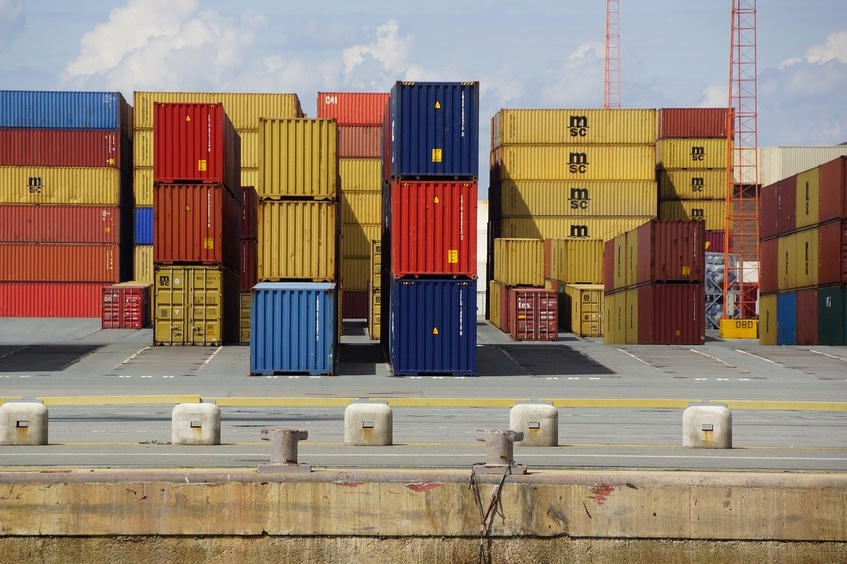
#> input picture Exercises/06_Perception/02_color-and-color-spaces/images/container.jpg, 847 x 564 px, shrunk from 1280 x 853 before the run
$ jupyter execute --allow-errors color-and-color-spaces-solution.ipynb   (shell and % lines are left out)
#> lines starting #> are read from the running program, lines starting #| are printed output that depends on the picture; after the words box and inside, x2 and y2 are one past the last pixel; in counts of white or black regions, pixels touching at a corner belong together
# Grayscale vs. Color Images

As discussed in the previous Notebook, Grayscale images are two-dimensional matrices (`rows x columns`). We can read and write pixel values by specifiying the matrix index.

Color images in contrast are three-dimensional matrices. The third dimension is also referred to as channel(s). Therefor a color image is specified by `row(s) x column(s) x channel(s)`.

Most color images are represented by 3 channels, namely Red, Green and Blue (RGB).
Each single channel can be thought of as a grayscale image denoting the intensity of the corresponding color channel. ("How green/red/blue is object A?")

Let us open an RGB image and visualise the single channels:

## Visualising RGB images

[cell 1]
from __future__ import print_function
import numpy as np
import matplotlib.pyplot as plt
import cv2

# Utility functions - only used for GUI features
from ipywidgets import interact, interactive, fixed, interact_manual
import ipywidgets as widgets

[cell 2]
# Read in the image
image = cv2.imread('images/container.jpg')
#> image is the input picture: shape (564, 847, 3); mean B, G, R 110.8, 127.6, 146.5

plt.imshow(image)

Hmmm... something looks odd here?

By default OpenCV loads color images in BGR channel sequence, meaning the blue channel comes first, green channel second and red channel third.
In contrast `plt.imshow()` expects color images in RGB channel sequence. Therefor, before visualising an image, we need to swap the blue and red channel. This can be done using `cv2.cvtColor()` and specifying the conversion.

Therefor the "R"ed and "B"lue channel

[cell 3]
# Convert the image
rgb = cv2.cvtColor(image, cv2.COLOR_BGR2RGB)

plt.imshow(rgb)

After loading the image, we will now extract each channel from the rgb image and visualise them as intensity images. Each pixel corresponds to the intensity of the corresponding color channel.

[cell 4]
# RGB channels
r = rgb[:,:,0]
g = rgb[:,:,1]
b = rgb[:,:,2]

f, (ax1, ax2, ax3) = plt.subplots(1, 3, figsize=(20,10))

ax1.set_title('Red')
ax1.imshow(r, cmap='gray')

ax2.set_title('Green')
ax2.imshow(g, cmap='gray')

ax3.set_title('Blue')
ax3.imshow(b, cmap='gray')

Lets display this using colors now by replacing two of the three channels values with zeros:

Each pixel value corresponds to the intensity of the color channel. White corresponds to high and black to low intensity of the corresponding color.

This allows us to consider RGB color images as a composition of three grayscale matrices. Let's try to extend our grayscale functions to also work on RGB images.

If we want to visualise a color channel in its true color, we can do so by removing the other color spaces. An example can be found below:

[cell 5]
# Channels
RED = 0
GREEN = 1
BLUE = 2

# Red image: RGB image with intensity value of 0 in green and blue channel
r = rgb.copy()
r[:,:,GREEN] = 0
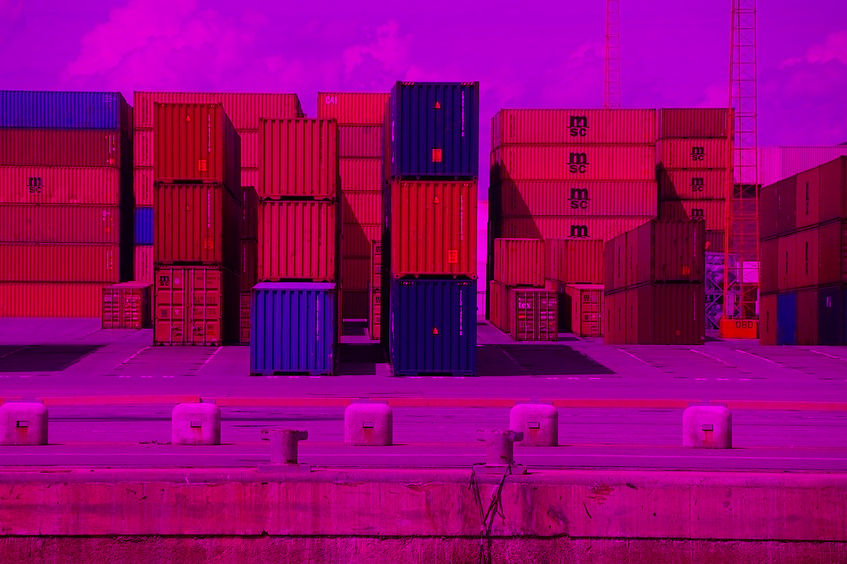
#> r: shape (564, 847, 3); mean R, G, B 146.5, 0, 110.8
r[:,:,BLUE] = 0
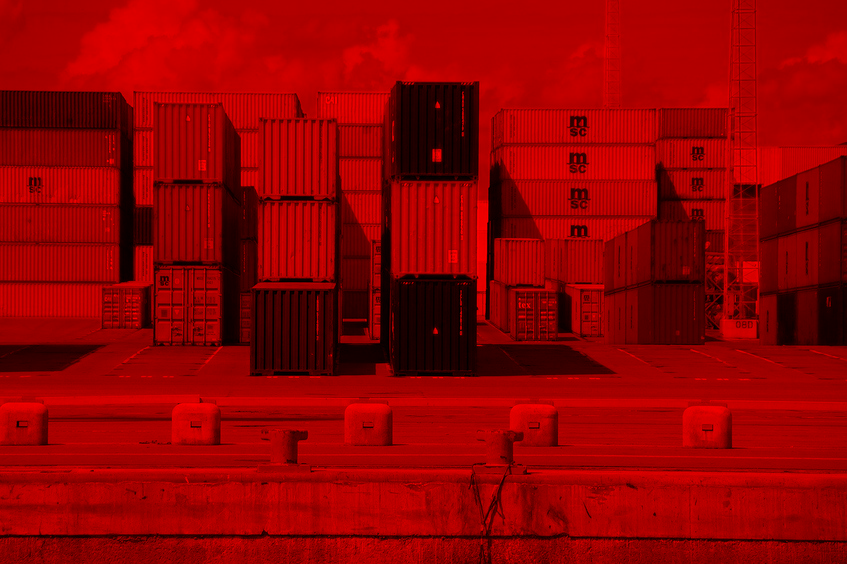
#> r: shape (564, 847, 3); mean R, G, B 146.5, 0, 0

# Red image: RGB image with intensity value of 0 in red and blue channel
g = rgb.copy()
g[:,:,RED] = 0
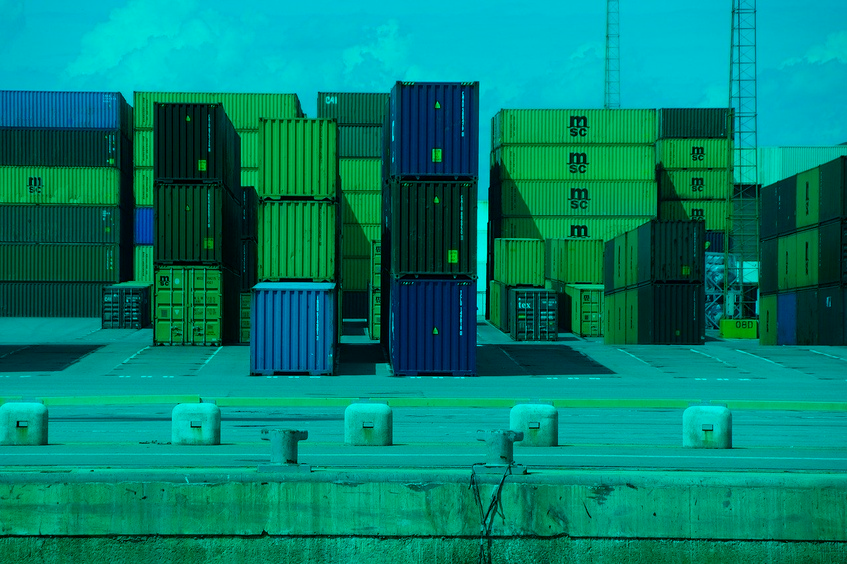
#> g: shape (564, 847, 3); mean R, G, B 0, 127.6, 110.8
g[:,:,BLUE] = 0
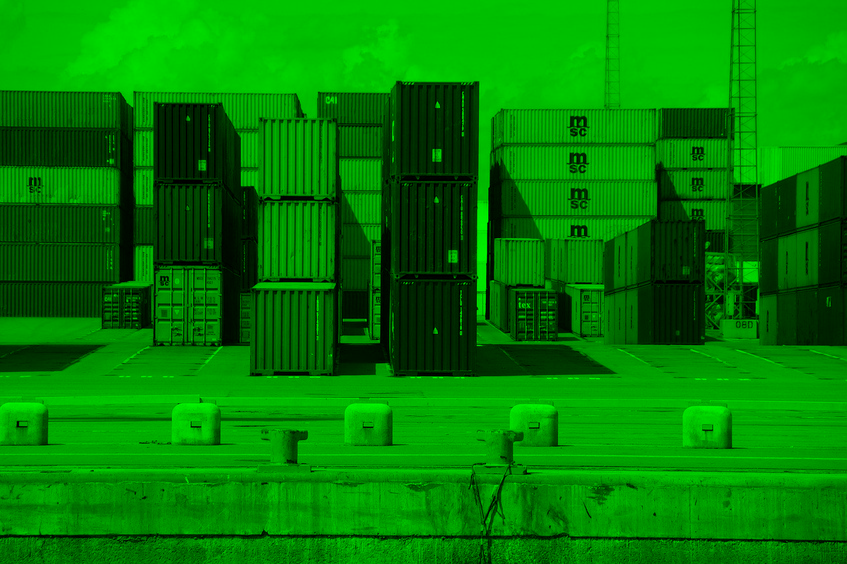
#> g: shape (564, 847, 3); mean R, G, B 0, 127.6, 0

# Red image: RGB image with intensity value of 0 in green and red channel
b = rgb.copy()
b[:,:,GREEN] = 0
b[:,:,RED] = 0
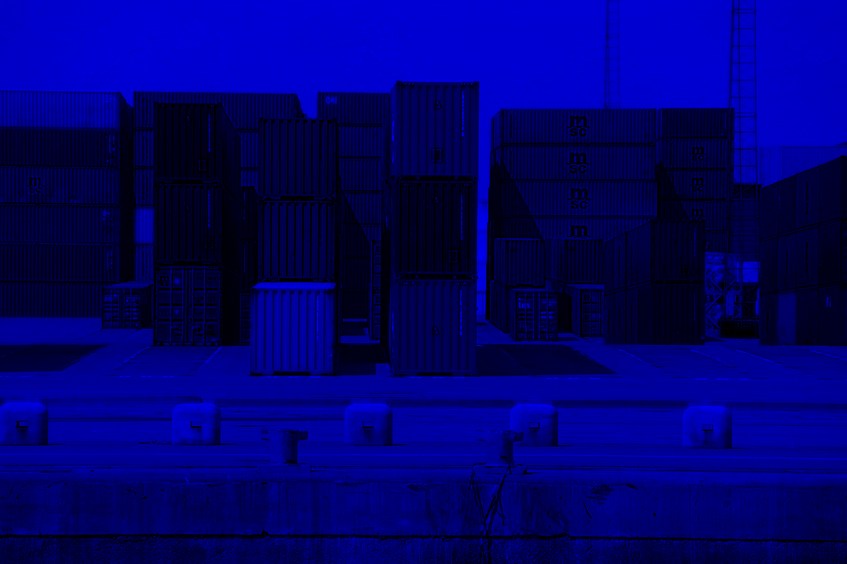
#> b: shape (564, 847, 3); mean R, G, B 0, 0, 110.8

f, (ax1, ax2, ax3) = plt.subplots(1, 3, figsize=(20,10))

ax1.set_title('Red')
ax1.imshow(r)

ax2.set_title('Green')
ax2.imshow(g)

ax3.set_title('Blue')
ax3.imshow(b)

# Exercise 3: Adjustment color
Similar to changing the intensity of a pixels value, we can now change the intensity of the red, green and blue channel in our images using the same setup. Finish the code snippet below to change the intensity of the color channels.

Note the input to the function:
- `channel`: Specifies the target channel (red, green or blue) to be adjusted, either 0, 1 or 2.
- `x`: Specifies the multiplicative value to be applied. Range: 0.8 - 1.2


[cell 6]
def adjust_color(x, channel):
    """
    Adjust the color of our image by adjusting the intensity values of the selected channel.

    x: Specifies the multiplicative value to be applied to selected channel.
    channel: Specifies the channel to be selected.
    """
    adjusted_im = rgb.copy()

    #TODO: Adjust the channel 'channel' by multiplying it with 'x'

    plt.imshow(adjusted_im, vmin=0, vmax=255)

# This function helps to interactively visualise our image.
interact(adjust_color, x=(0.8, 1.2, 0.05), channel=(0,2,1));
#> the sliders are set to x = 1.0, channel = 1

## Lösung

[cell 7]
def adjust_color(x, channel):
    """
    Adjust the color of our image by adjusting the intensity values of the selected channel.

    x: Specifies the multiplicative value to be applied to selected channel.
    channel: Specifies the channel to be selected.
    """
    adjusted_im = rgb.copy()

    #TODO: Adjust the channel 'channel' by multiplying it with 'x'
    adjusted_im[:, :, channel] = adjusted_im[:, :, channel] * x

    plt.imshow(adjusted_im, vmin=0, vmax=255)

# This function helps to interactively visualise our image.
interact(adjust_color, x=(0.8, 1.2, 0.05), channel=(0,2,1));
#> the sliders are set to x = 1.0, channel = 1
#> the sliders are set to r_min = 127, r_max = 127, g_min = 127, g_max = 127, b_min = 127, b_max = 127

# Excercise 4: Color Segmentation

Similar to our grayscale segmentation problem, we can now segment out single colors.
Try to adjust the code below to segment out the light blue, off-centered container. What are the threshold levels fpr each channel?

Note the input to the function:
- `r_min`: Specifies the lower level threshold for the red channel.
- `r_max`: Specifies the upper level threshold for the red channel.
- `g_min`: Specifies the lower level threshold for the green channel.
- `g_max`: Specifies the upper level threshold for the green channel.
- `b_min`: Specifies the lower level threshold for the blue channel.
- `b_max`: Specifies the upper level threshold for the blue channel.

[cell 8]
def rgb_color_masking(r_min=180, r_max=255, g_min=0, g_max=255, b_min=100, b_max=230):
    # Define our color selection criteria in RGB values
#> called with r_min = 127, r_max = 127, g_min = 127, g_max = 127, b_min = 127, b_max = 127
#> the sliders are set to r_min = 127, r_max = 127, g_min = 127, g_max = 127, b_min = 127, b_max = 127
    lower_color = np.array([r_min, g_min, b_min])
    upper_color = np.array([r_max, g_max, b_max])

    # TODO: Define the masked area in RGB space

    # TODO: Mask the image

    # Vizualize the mask
    f, (ax1, ax2, ax3) = plt.subplots(1, 3, figsize=(20,10))

    ax1.set_title('Original')
    ax1.imshow(rgb)

    ax2.set_title('Mask')
    ax2.imshow(mask_rgb, cmap='gray')

    ax3.set_title('Masked Image')
    ax3.imshow(masked_image)

#> (the rest of this cell did not finish here and is left out)

## Lösung

[cell 9]
# Lösung
def rgb_color_masking(r_min=180, r_max=255, g_min=0, g_max=255, b_min=100, b_max=230):
    # Define our color selection criteria in RGB values
#> called with r_min = 127, r_max = 127, g_min = 127, g_max = 127, b_min = 127, b_max = 127
    lower_color = np.array([r_min, g_min, b_min])
    upper_color = np.array([r_max, g_max, b_max])

    # Define the masked area in RGB space
    mask_rgb = cv2.inRange(image, lower_color, upper_color)
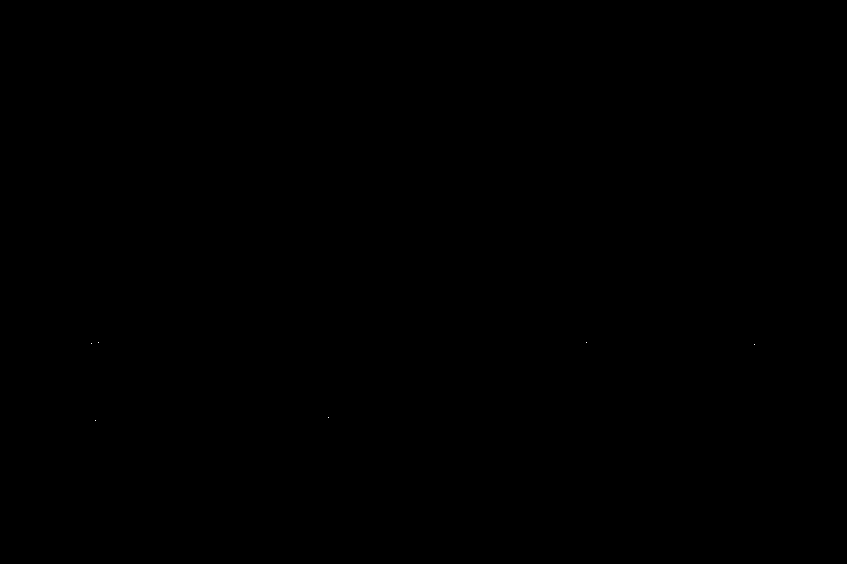
#> mask_rgb: shape (564, 847); 0% white in thin lines or dots, all inside (x1, y1, x2, y2) = (91, 342, 755, 421)

    # mask the image
    masked_image = np.copy(image)
    masked_image[mask_rgb==0] = [0,0,0]

    # Vizualize the mask
    f, (ax1, ax2, ax3) = plt.subplots(1, 3, figsize=(20,10))

    ax1.set_title('Original')
    ax1.imshow(rgb)

    ax2.set_title('Mask')
    ax2.imshow(mask_rgb, cmap='gray')

    ax3.set_title('Masked Image')
    ax3.imshow(masked_image)

interact(rgb_color_masking,
         r_min=(0, 255), r_max=(0, 255),
         g_min=(0, 255), g_max=(0, 255),
         b_min=(0, 255), b_max=(0, 255));

Values to segment out the light blue, off-centered container:
- `r_min`:   69
- `r_max`:   167
- `g_min`:   70
- `g_max`:   127
- `b_min`:   0
- `b_max`:   80

# Color Spaces

As discussed in the theory part of this module, there are different methods of representing color.

In the following chapter we will have a look at another 3-channel colorspace called HSV. Similar to the RGB color space, it consists of three channels, corresponding to Hue, Saturation and Value.

Below, you can switch in between the spaces. What has changed? Discuss the results.

[cell 10]
def interactive_colorspaces(x):
    image = cv2.imread('images/container.jpg')
    colorspaces = [cv2.COLOR_BGR2RGB, cv2.COLOR_BGR2HSV]
    # Convert image to color space
    cvted_image = cv2.cvtColor(image, colorspaces[x])
    # Split the hxwxc matrix into 3 hxw matrices
    channel_1 = cvted_image[:,:,0]
    channel_2 = cvted_image[:,:,1]
    channel_3 = cvted_image[:,:,2]

    # Plot the images
    f, (ax1, ax2, ax3) = plt.subplots(1, 3, figsize=(20,10))

    # RGB
    if x == 0: # RGB
        # Red image: RGB image with intensity value of 0 in Green and Blue channel
        r = cvted_image.copy()
        r[:,:,GREEN] = 0
        r[:,:,BLUE] = 0

        # Red image: RGB image with intensity value of 0 in Green and Blue channel
        g = cvted_image.copy()
        g[:,:,RED] = 0
        g[:,:,BLUE] = 0

        # Red image: RGB image with intensity value of 0 in Green and Blue channel
        b = cvted_image.copy()
        b[:,:,GREEN] = 0
        b[:,:,RED] = 0
        ax1.set_title('Red')
        ax1.imshow(r)
        ax2.set_title('Green')
        ax2.imshow(g)
        ax3.set_title('Blue')
        ax3.imshow(b)
    # HSV
    else:
        ax1.set_title('Hue')
        ax1.imshow(channel_1, cmap='hsv')
        ax2.set_title('Saturation')
        ax2.imshow(channel_2, cmap='gray')
        ax3.set_title('Value')
        ax3.imshow(channel_3, cmap='gray')

interact(interactive_colorspaces,
         x=(0,1));
#> the sliders are set to x = 0

# Optional Exercise - Greenscreen
Especially in the film industry, on television and on YouTube, this simple method is still used today in the form of the "green screen". Try to replace the greenscreen in a picture with a background of your choice. For this we segment the object using the functions from our first Jupyter notebook. Afterwards you can insert a background of your choice.

[cell 11]
# Read in the image
image = cv2.imread('images/greenscreen.png')
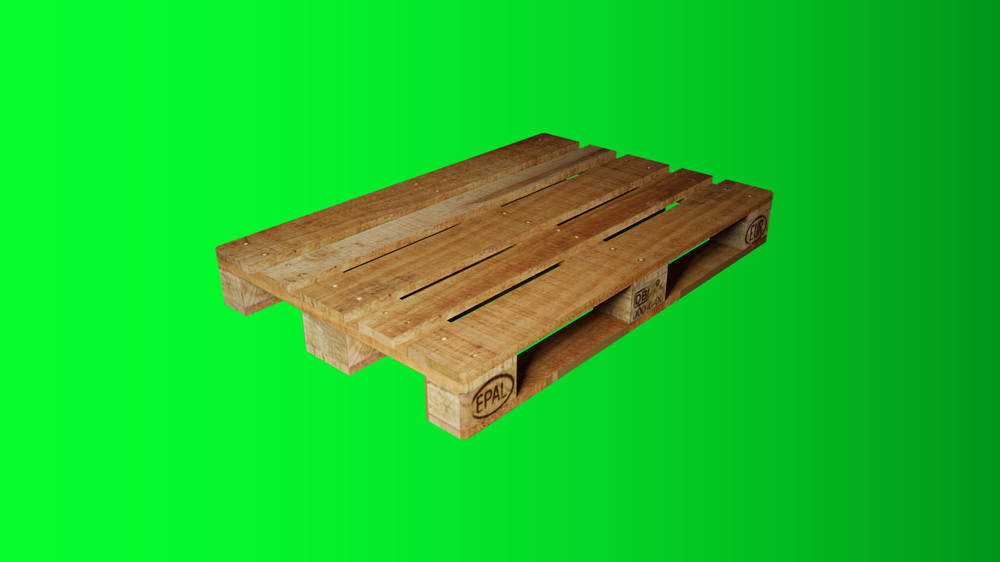
#> input picture Exercises/06_Perception/02_color-and-color-spaces/images/greenscreen.png, 1000 x 562 px, shrunk from 1512 x 850 before the run
#> image is the input picture: shape (562, 1000, 3); mean B, G, R 41.6, 197.1, 26.2

image = cv2.cvtColor(image, cv2.COLOR_BGR2RGB)

plt.imshow(image)

### Lösung

[cell 12]
image = cv2.imread('images/greenscreen.png')

image = cv2.cvtColor(image, cv2.COLOR_BGR2RGB)

# Change to HSV color space
hsv = cv2.cvtColor(image, cv2.COLOR_RGB2HSV)
#> hsv: shape (562, 1000, 3); mean H, S, V 57, 236.2, 203.6

# Define our color selection boundaries in HSV values
# This initial threshold allows a certain low range for Hue (H)
lower_hue = np.array([0,0,0])
upper_hue = np.array([50,255,255])

# Define the masked area
mask = cv2.inRange(image, lower_hue, upper_hue)
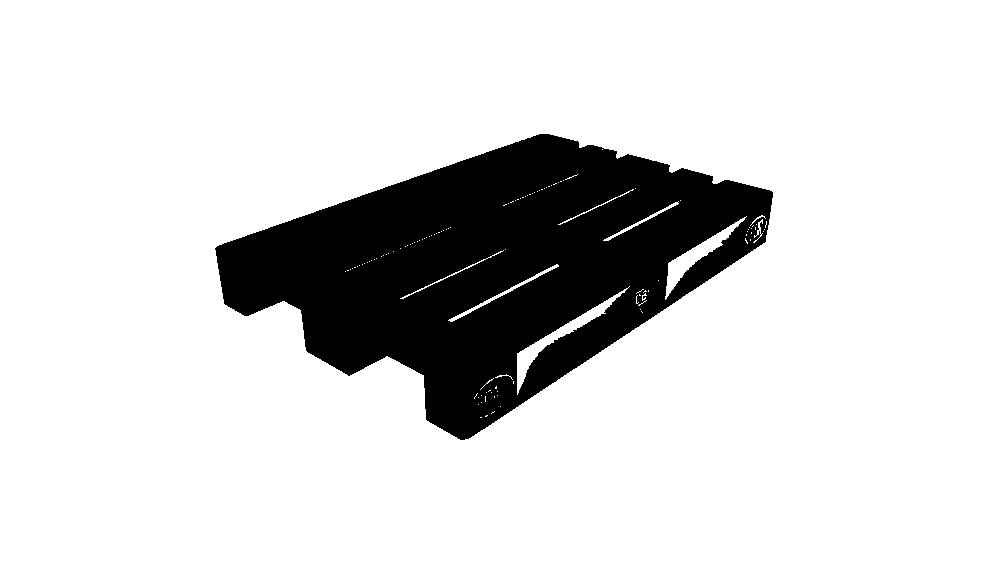
#> mask: shape (562, 1000); 84.1% white; 1 black region, box (x1, y1, x2, y2) and area: (215, 134, 773, 440) 89266

# Mask the image to let the pallet show through
masked_image = np.copy(image)
masked_image[mask != 0] = [0, 0, 0]
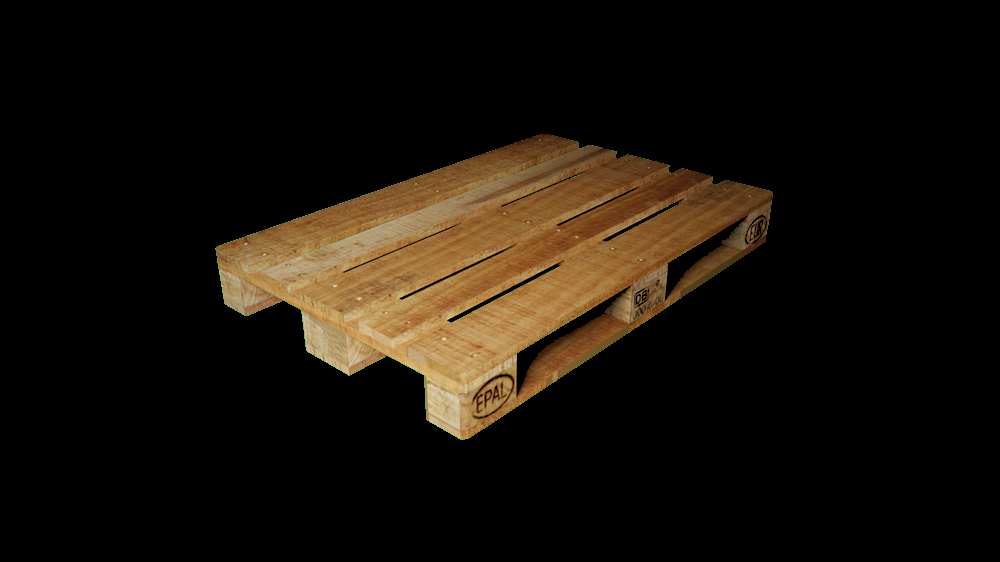
#> masked_image: shape (562, 1000, 3); mean R, G, B 23.7, 17.5, 9.8

# Display it!
plt.imshow(masked_image)
